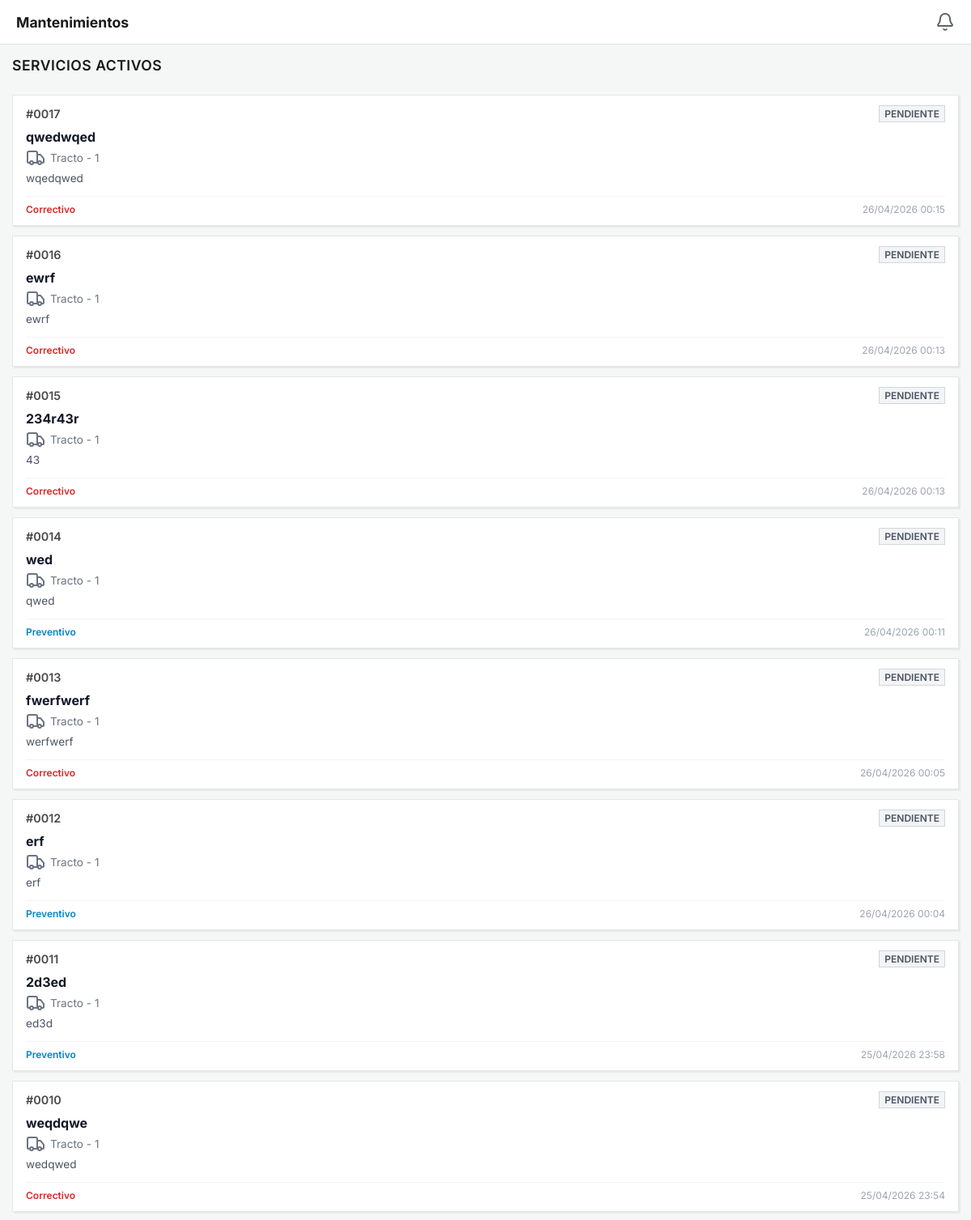
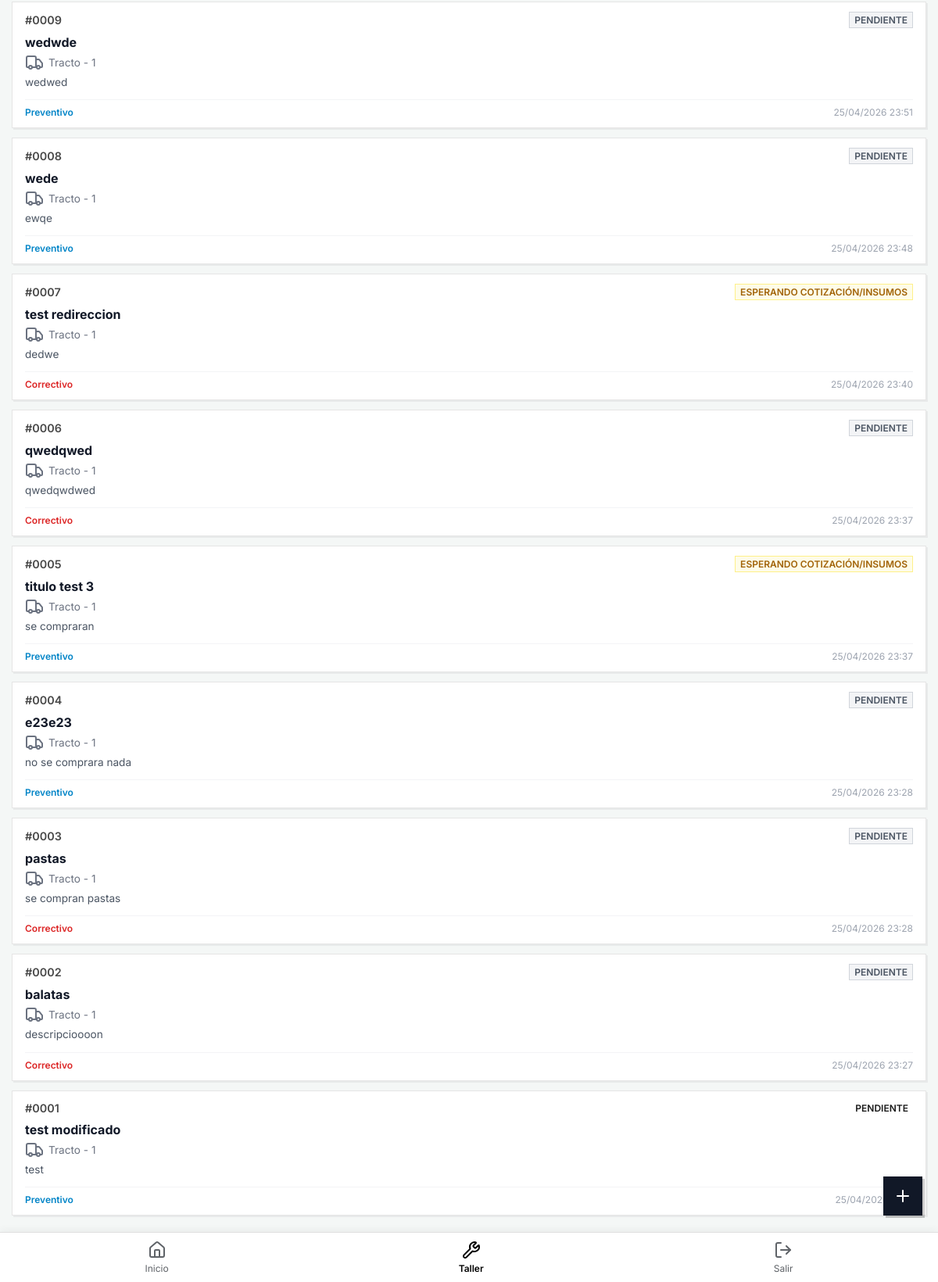
Page /staff/maintenance/ (signed in) on the committed database (2 pictures, top to bottom).
### home/models.py (models this page shows, shortened)
class MaintenanceService(models.Model):
    STATUS_CHOICES = [
        ('pendiente', 'Pendiente'),
        ('en_progreso', 'En Progreso'),
        ('esperando_insumos', 'Esperando Cotización/Insumos'),
        ('terminado', 'Terminado'),
    ]
    SERVICE_TYPES = [
        ('preventivo', 'Preventivo'),
        ('correctivo', 'Correctivo'),
    ]
    title = models.CharField(max_length=150, verbose_name="Título del Servicio")
    description = models.TextField(verbose_name="Descripción del Problema/Servicio")
    service_type = models.CharField(max_length=20, choices=SERVICE_TYPES, default='correctivo')
    status = models.CharField(max_length=30, choices=STATUS_CHOICES, default='pendiente')
    asset = models.ForeignKey('Asset', on_delete=models.CASCADE, related_name='services', verbose_name="Activo")
    reported_by = models.ForeignKey(settings.AUTH_USER_MODEL, on_delete=models.SET_NULL, null=True, related_name='reported_services')
    start_date = models.DateTimeField(null=True, blank=True, verbose_name="Fecha de Inicio")
    end_date = models.DateTimeField(null=True, blank=True, verbose_name="Fecha de Término")
    created_at = models.DateTimeField(auto_now_add=True)
    updated_at = models.DateTimeField(auto_now=True)
    class Meta:
        db_table = 'home_maintenance_service'
        ordering = ['-created_at']

class Asset(models.Model):
    ASSET_TYPE_CHOICES = [
        ('tracto', 'Tracto'),
        ('caja', 'Caja'),
    ]
    asset_type = models.CharField(
        max_length=10,
        choices=ASSET_TYPE_CHOICES,
        verbose_name="Tipo de Activo"
    )
    number = models.CharField(max_length=50, unique=True, verbose_name="Número Económico")
    observations = models.TextField(blank=True, null=True, verbose_name="Observaciones")
    created_at = models.DateTimeField(auto_now_add=True)
    updated_at = models.DateTimeField(auto_now=True)
    brand = models.CharField(max_length=100, blank=True, null=True, verbose_name="Marca")
    model_name = models.CharField(max_length=100, blank=True, null=True, verbose_name="Modelo")
    transmission = models.CharField(max_length=100, blank=True, null=True, verbose_name="Transmisión")
    operator = models.CharField(max_length=150, blank=True, null=True, verbose_name="Operador")
    operator_number = models.CharField(max_length=50, blank=True, null=True, verbose_name="Número de Operador")
    engine = models.CharField(max_length=100, blank=True, null=True, verbose_name="Motor")
    plates = models.CharField(max_length=20, blank=True, null=True, verbose_name="Placas")
    dimensions = models.CharField(max_length=100, blank=True, null=True, verbose_name="Dimensiones")
    state = models.CharField(max_length=100, blank=True, null=True, verbose_name="Estado")
    condition = models.CharField(max_length=100, blank=True, null=True, verbose_name="Condición")
    class Meta:
        verbose_name = "Activo"
        verbose_name_plural = "Activos"
        ordering = ['-created_at']

### staff/views.py (the view)
# urls.py: path('maintenance/', user_passes_test(is_staff_user)(views.staff_maintenance_list), name='maintenance_list'),
def staff_maintenance_list(request):
    active_services = maintenance_ctrl.get_active_services_for_staff()
    return render(request, 'maintenance/maintenance_list.html', {
        'services': active_services
    })

### staff/controllers/maintenance.py (called while the page is built)
def get_active_services_for_staff():
    return MaintenanceService.objects.select_related('asset').exclude(status='terminado').order_by('-created_at')

### staff/urls.py (called while the page is built)
def is_staff_user(user):
    return user.is_authenticated and user.role == 'staff'

### staff/templates/maintenance/maintenance_list.html
{% extends 'mobile.html' %}
{% load static %}
{% block page_title %}Mantenimientos{% endblock %}
{% block extra_css %}
<link rel="stylesheet" href="{% static 'css/staff_maintenance_list.css' %}">
{% endblock %}
{% block content %}
<div class="maintenance-container">
    <div class="list-header">
        <h2 class="section-title">Servicios Activos</h2>
    </div>
    <div class="service-list">
        {% for service in services %}
        <div class="service-card">
            <div class="card-header">
                <span class="service-id">#{{ service.id|stringformat:"04d" }}</span>
                <span class="status-badge status-{{ service.status }}">
                    {{ service.get_status_display }}
                </span>
            </div>
            <div class="card-body">
                <h4 class="service-title">{{ service.title }}</h4>
                <p class="service-asset">
                    <i data-lucide="truck"></i> {{ service.asset.get_asset_type_display }} - {{ service.asset.number }}
                </p>
                <p class="service-desc">{{ service.description|truncatechars:80 }}</p>
            </div>
            <div class="card-footer">
                <span class="service-type type-{{ service.service_type }}">{{ service.get_service_type_display }}</span>
                <span class="service-date">{{ service.created_at|date:"d/m/Y H:i" }}</span>
            </div>
        </div>
        {% empty %}
        <div class="empty-state">
            <i data-lucide="inbox"></i>
            <p>No hay mantenimientos activos en este momento.</p>
        </div>
        {% endfor %}
    </div>
    <a href="{% url 'create_maintenance' %}" class="fab-button" aria-label="Nuevo Servicio">
        <i data-lucide="plus"></i>
    </a>
</div>
{% endblock %}

### static/css/base.css (style rules this page uses)
:root { --bg-color: #f4f7f6; --sidebar-bg: #ffffff; --border-color: #e0e0e0; --text-primary: #1a1a1a; --text-secondary: #5f6368; --text-active: #000000; --text-muted: #666666; --accent-color: #2b2b2b; --accent-line: #000000; --success-color: #2ecc71; --warning-color: #f39c12; --danger-color: #e74c3c; --sidebar-width: 260px; --card-shadow: 0 1px 3px rgba(0,0,0,0.05); }
* { margin: 0; padding: 0; box-sizing: border-box; font-family: 'Inter', sans-serif; }
body { background-color: var(--bg-color); color: var(--text-primary); }

### static/css/staff_maintenance_list.css (style rules this page uses)
.maintenance-container { display: flex; flex-direction: column; gap: 1rem; }
.section-title { font-size: 1.1rem; font-weight: 600; color: var(--text-primary, #1a1a1a); margin: 0 0 10px 0; text-transform: uppercase; letter-spacing: 0.5px; }
.service-list { display: flex; flex-direction: column; gap: 12px; }
.service-card { background: #ffffff; border: 1px solid #e5e5e5; border-radius: 0; padding: 12px 16px; box-shadow: 2px 2px 0px rgba(0,0,0,0.05); }
.card-header { display: flex; justify-content: space-between; align-items: center; margin-bottom: 8px; }
.service-id { font-weight: 600; font-size: 0.9rem; color: #4a4a4a; }
.status-badge { font-size: 0.75rem; font-weight: 600; padding: 2px 6px; border-radius: 0; text-transform: uppercase; }
.status-pendiente { background: #f3f4f6; color: #4b5563; border: 1px solid #d1d5db; }
.status-esperando_insumos { background: #fefce8; color: #a16207; border: 1px solid #fef08a; }
.card-body { margin-bottom: 12px; }
.service-title { margin: 0 0 4px 0; font-size: 1rem; color: #111827; }
.service-asset { font-size: 0.85rem; color: #6b7280; display: flex; align-items: center; gap: 6px; margin: 0 0 4px 0; }
.service-desc { font-size: 0.85rem; color: #4b5563; margin: 0; line-height: 1.4; }
.card-footer { display: flex; justify-content: space-between; align-items: center; border-top: 1px solid #f3f4f6; padding-top: 8px; font-size: 0.75rem; color: #9ca3af; }
.service-type { font-weight: 600; }
.type-preventivo { color: #0284c7; }
.type-correctivo { color: #dc2626; }
.fab-button { position: fixed; bottom: 85px; right: 20px; width: 50px; height: 50px; background: #111827; color: white; display: flex; align-items: center; justify-content: center; border-radius: 0; box-shadow: 3px 3px 0px rgba(0,0,0,0.2); z-index: 100; text-decoration: none; transition: transform 0.1s; }

### templates/mobile.html (style rules this page uses)
body { padding-bottom: 70px; background-color: var(--bg-color); }

### rows in the picture
MaintenanceService: id "0017", status "PENDIENTE", title "qwedwqed", asset.asset_type "Tracto", asset.number "1", description "wqedqwed", service_type "Correctivo", created_at "26/04/2026 00:15"
MaintenanceService: id "0016", status "PENDIENTE", title "ewrf", asset.asset_type "Tracto", asset.number "1", description "ewrf", service_type "Correctivo", created_at "26/04/2026 00:13"
MaintenanceService: id "0015", status "PENDIENTE", title "234r43r", asset.asset_type "Tracto", asset.number "1", description "43", service_type "Correctivo", created_at "26/04/2026 00:13"
MaintenanceService: id "0014", status "PENDIENTE", title "wed", asset.asset_type "Tracto", asset.number "1", description "qwed", service_type "Preventivo", created_at "26/04/2026 00:11"
MaintenanceService: id "0013", status "PENDIENTE", title "fwerfwerf", asset.asset_type "Tracto", asset.number "1", description "werfwerf", service_type "Correctivo", created_at "26/04/2026 00:05"
MaintenanceService: id "0012", status "PENDIENTE", title "erf", asset.asset_type "Tracto", asset.number "1", description "erf", service_type "Preventivo", created_at "26/04/2026 00:04"
MaintenanceService: id "0011", status "PENDIENTE", title "2d3ed", asset.asset_type "Tracto", asset.number "1", description "ed3d", service_type "Preventivo", created_at "25/04/2026 23:58"
MaintenanceService: id "0010", status "PENDIENTE", title "weqdqwe", asset.asset_type "Tracto", asset.number "1", description "wedqwed", service_type "Correctivo", created_at "25/04/2026 23:54"
MaintenanceService: id "0009", status "PENDIENTE", title "wedwde", asset.asset_type "Tracto", asset.number "1", description "wedwed", service_type "Preventivo", created_at "25/04/2026 23:51"
MaintenanceService: id "0008", status "PENDIENTE", title "wede", asset.asset_type "Tracto", asset.number "1", description "ewqe", service_type "Preventivo", created_at "25/04/2026 23:48"
MaintenanceService: id "0007", status "ESPERANDO COTIZACIÓN/INSUMOS", title "test redireccion", asset.asset_type "Tracto", asset.number "1", description "dedwe", service_type "Correctivo", created_at "25/04/2026 23:40"
MaintenanceService: id "0006", status "PENDIENTE", title "qwedqwed", asset.asset_type "Tracto", asset.number "1", description "qwedqwdwed", service_type "Correctivo", created_at "25/04/2026 23:37"
MaintenanceService: id "0005", status "ESPERANDO COTIZACIÓN/INSUMOS", title "titulo test 3", asset.asset_type "Tracto", asset.number "1", description "se compraran", service_type "Preventivo", created_at "25/04/2026 23:37"
MaintenanceService: id "0004", status "PENDIENTE", title "e23e23", asset.asset_type "Tracto", asset.number "1", description "no se comprara nada", service_type "Preventivo", created_at "25/04/2026 23:28"
MaintenanceService: id "0003", status "PENDIENTE", title "pastas", asset.asset_type "Tracto", asset.number "1", description "se compran pastas", service_type "Correctivo", created_at "25/04/2026 23:28"
MaintenanceService: id "0002", status "PENDIENTE", title "balatas", asset.asset_type "Tracto", asset.number "1", description "descripcioooon", service_type "Correctivo", created_at "25/04/2026 23:27"
MaintenanceService: id "0001", status "PENDIENTE", title "test modificado", asset.asset_type "Tracto", asset.number "1", description "test", service_type "Preventivo", created_at "25/04/2026 01:21"
